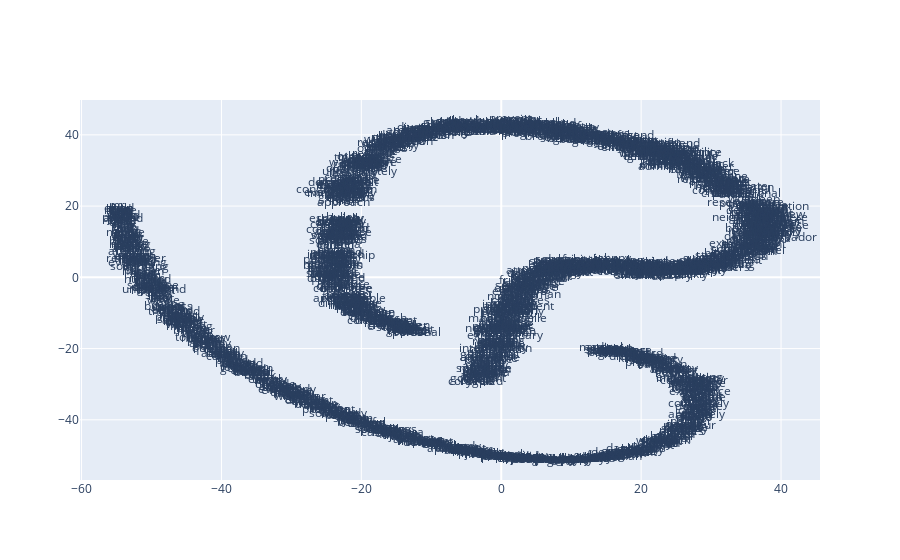

Here is the notebook cell this chart was saved with:
### Code cell
x_vals_no_sw, y_vals_no_sw, labels_no_sw = reduce_dimensions(word2vec_model_no_sw)
print('This is a plot for word2vec_model_no_sw')
plot_function(x_vals_no_sw, y_vals_no_sw, labels_no_sw)

### Figure 1 — Plotly figure (JSON) as saved in the notebook; plotly's stock layout.template omitted (floating-point values rounded to 4 significant figures; data arrays with more than 128 entries replaced by an {"elided": "..."} marker saying what was removed)
{"data": [{"mode": "text", "text": {"elided": "2088 str values"}, "type": "scatter", "x": {"elided": "2088 float values"}, "y": {"elided": "2088 float values"}}], "layout": {}}
